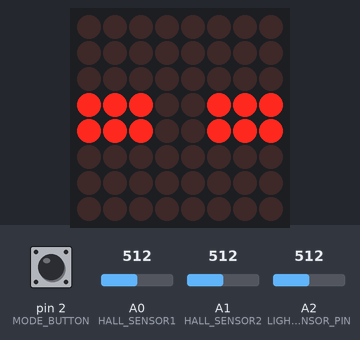
Simulated run of this sketch. Board: Arduino Uno, built with avr-gcc and run on an emulated ATmega328P. Parts: 8×8 LED matrix. Inputs (shaded band) come from the test bench; at power-on: A2 (LIGHTSENSOR_PIN) = 512, pin 2 (MODE_BUTTON) HIGH, A0 (HALL_SENSOR1) = 512, A1 (HALL_SENSOR2) = 512. What the sketch prints to the serial monitor is not drawn.

Above: at 1.3 s.
1.4 s: A2 (LIGHTSENSOR_PIN) set to 716
3.6 s: A2 (LIGHTSENSOR_PIN) set to 900
7.7 s: A2 (LIGHTSENSOR_PIN) set to 306
Timing chart, 0 to 10.6 s (numbered marks = the images above; inputs shaded):
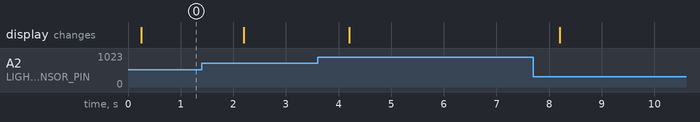

The sketch:

gear_display_hall.ino
```cpp
#include <LedControl.h>
#include <EEPROM.h>

#define DEBUG

// 8x8点阵屏引脚配置 (DIN, CLK, CS, 数量)
LedControl lc = LedControl(12, 11, 10, 1);

const int LIGHTSENSOR_PIN = A2;  // 光线传感器引脚
// 亮度级别配置
const int MIN_BRIGHTNESS = 0;      // 最暗亮度
const int MAX_BRIGHTNESS = 15;     // 最亮亮度
const int DARK_THRESHOLD = 200;    // 暗环境阈值
const int BRIGHT_THRESHOLD = 800;  // 亮环境阈值

// 霍尔传感器引脚
#define HALL_SENSOR1 A0
#define HALL_SENSOR2 A1

// 模式切换按钮
#define MODE_BUTTON 2

unsigned char font[38][8] = {
  { 0x3C, 0x42, 0x42, 0x42, 0x42, 0x42, 0x42, 0x3C },  //0
  { 0x08, 0x38, 0x08, 0x08, 0x08, 0x08, 0x08, 0x3E },  //1
  { 0x7E, 0x2, 0x2, 0x7E, 0x40, 0x40, 0x40, 0x7E },    //2
  { 0x3E, 0x2, 0x2, 0x3E, 0x2, 0x2, 0x3E, 0x0 },       //3
  { 0x8, 0x18, 0x28, 0x48, 0xFE, 0x8, 0x8, 0x8 },      //4
  { 0x3C, 0x20, 0x20, 0x3C, 0x4, 0x4, 0x3C, 0x0 },     //5
  { 0x3C, 0x20, 0x20, 0x3C, 0x24, 0x24, 0x3C, 0x0 },   //6
  { 0x3E, 0x22, 0x4, 0x8, 0x8, 0x8, 0x8, 0x8 },        //7
  { 0x0, 0x3E, 0x22, 0x22, 0x3E, 0x22, 0x22, 0x3E },   //8
  { 0x3E, 0x22, 0x22, 0x3E, 0x2, 0x2, 0x2, 0x3E },     //9
  { 0x8, 0x14, 0x22, 0x3E, 0x22, 0x22, 0x22, 0x22 },   //A
  { 0x3C, 0x22, 0x22, 0x3E, 0x22, 0x22, 0x3C, 0x0 },   //B
  { 0x3C, 0x40, 0x40, 0x40, 0x40, 0x40, 0x3C, 0x0 },   //C
  { 0x7C, 0x42, 0x42, 0x42, 0x42, 0x42, 0x7C, 0x0 },   //D
  { 0x7C, 0x40, 0x40, 0x7C, 0x40, 0x40, 0x40, 0x7C },  //E
  { 0x7C, 0x40, 0x40, 0x7C, 0x40, 0x40, 0x40, 0x40 },  //F
  { 0x3C, 0x40, 0x40, 0x40, 0x40, 0x44, 0x44, 0x3C },  //G
  { 0x44, 0x44, 0x44, 0x7C, 0x44, 0x44, 0x44, 0x44 },  //H
  { 0x7C, 0x10, 0x10, 0x10, 0x10, 0x10, 0x10, 0x7C },  //I
  { 0x3C, 0x8, 0x8, 0x8, 0x8, 0x8, 0x48, 0x30 },       //J
  { 0x0, 0x24, 0x28, 0x30, 0x20, 0x30, 0x28, 0x24 },   //K
  { 0x40, 0x40, 0x40, 0x40, 0x40, 0x40, 0x40, 0x7C },  //L
  { 0x81, 0xC3, 0xA5, 0x99, 0x81, 0x81, 0x81, 0x81 },  //M
  { 0x0, 0x42, 0x62, 0x52, 0x4A, 0x46, 0x42, 0x0 },    //N
  { 0x3C, 0x42, 0x42, 0x42, 0x42, 0x42, 0x42, 0x3C },  //O
  { 0x3C, 0x22, 0x22, 0x22, 0x3C, 0x20, 0x20, 0x20 },  //P
  { 0x1C, 0x22, 0x22, 0x22, 0x22, 0x26, 0x22, 0x1D },  //Q
  { 0x3C, 0x22, 0x22, 0x22, 0x3C, 0x24, 0x22, 0x21 },  //R
  { 0x0, 0x1E, 0x20, 0x20, 0x3E, 0x2, 0x2, 0x3C },     //S
  { 0x0, 0x3E, 0x8, 0x8, 0x8, 0x8, 0x8, 0x8 },         //T
  { 0x42, 0x42, 0x42, 0x42, 0x42, 0x42, 0x22, 0x1C },  //U
  { 0x42, 0x42, 0x42, 0x42, 0x42, 0x42, 0x24, 0x18 },  //V
  { 0x0, 0x49, 0x49, 0x49, 0x49, 0x2A, 0x1C, 0x0 },    //W
  { 0x0, 0x41, 0x22, 0x14, 0x8, 0x14, 0x22, 0x41 },    //X
  { 0x41, 0x22, 0x14, 0x8, 0x8, 0x8, 0x8, 0x8 },       //Y
  { 0x0, 0x7F, 0x2, 0x4, 0x8, 0x10, 0x20, 0x7F },      //Z
  { 0x8, 0x7F, 0x49, 0x49, 0x7F, 0x8, 0x8, 0x8 },      //中
  { 0xFE, 0xBA, 0x92, 0xBA, 0x92, 0x9A, 0xBA, 0xFE },  //国
};

unsigned char font2[][8] = {
  { 0x00, 0x3c, 0x66, 0x76, 0x6e, 0x66, 0x66, 0x3c },  // 0
  { 0x00, 0x18, 0x18, 0x1c, 0x18, 0x18, 0x18, 0x7e },  // 1
  { 0x00, 0x3c, 0x66, 0x60, 0x30, 0x0c, 0x06, 0x7e },  // 2
  { 0x00, 0x3c, 0x66, 0x60, 0x38, 0x60, 0x66, 0x3c },  // 3
  { 0x00, 0x30, 0x38, 0x34, 0x32, 0x7e, 0x30, 0x30 },  // 4 30307e3234383000
  { 0x00, 0x7e, 0x06, 0x06, 0x3e, 0x60, 0x66, 0x3c },
  { 0x00, 0x3c, 0x66, 0x06, 0x3e, 0x66, 0x66, 0x3c },
  { 0x00, 0x7e, 0x66, 0x66, 0x30, 0x30, 0x18, 0x18 },
  { 0x00, 0x3c, 0x66, 0x66, 0x3c, 0x66, 0x66, 0x3c },
  { 0x00, 0x3c, 0x66, 0x66, 0x7c, 0x60, 0x66, 0x3c },  // 9
  { 0x00, 0x3c, 0x66, 0x66, 0x7e, 0x66, 0x66, 0x66 },  // A
  { 0x00, 0x3e, 0x66, 0x66, 0x3e, 0x66, 0x66, 0x3e },  // B
  { 0x00, 0x3c, 0x66, 0x06, 0x06, 0x06, 0x66, 0x3c },  // C
  { 0x00, 0x3e, 0x66, 0x66, 0x66, 0x66, 0x66, 0x3e },  // D
  { 0x00, 0x7e, 0x06, 0x06, 0x3e, 0x06, 0x06, 0x7e },  // E
  { 0x00, 0x7e, 0x06, 0x06, 0x3e, 0x06, 0x06, 0x06 },  // F 0606063e06067e00
  { 0x00, 0x3c, 0x66, 0x06, 0x06, 0x76, 0x66, 0x3c },  // G
  { 0x00, 0x66, 0x66, 0x66, 0x7e, 0x66, 0x66, 0x66 },  // H
  { 0x00, 0x3c, 0x18, 0x18, 0x18, 0x18, 0x18, 0x3c },  // I
  { 0x00, 0x78, 0x30, 0x30, 0x30, 0x36, 0x36, 0x1c },  // J
  { 0x00, 0x66, 0x36, 0x1e, 0x0e, 0x1e, 0x36, 0x66 },  // K
  { 0x00, 0x06, 0x06, 0x06, 0x06, 0x06, 0x06, 0x7e },  // L
  { 0x00, 0xc6, 0xee, 0xfe, 0xd6, 0xc6, 0xc6, 0xc6 },  // M
  { 0x00, 0xc6, 0xce, 0xde, 0xf6, 0xe6, 0xc6, 0xc6 },  // N
  { 0x00, 0x3c, 0x66, 0x66, 0x66, 0x66, 0x66, 0x3c },  // O
  { 0x00, 0x3e, 0x66, 0x66, 0x66, 0x3e, 0x06, 0x06 },  // P
  { 0x00, 0x3c, 0x66, 0x66, 0x66, 0x76, 0x3c, 0x60 },  // Q
  { 0x00, 0x3e, 0x66, 0x66, 0x3e, 0x1e, 0x36, 0x66 },  // R
  { 0x00, 0x3c, 0x66, 0x06, 0x3c, 0x60, 0x66, 0x3c },  // S
  { 0x00, 0x7e, 0x5a, 0x18, 0x18, 0x18, 0x18, 0x18 },  // T
  { 0x00, 0x66, 0x66, 0x66, 0x66, 0x66, 0x66, 0x7c },  // U
  { 0x00, 0x66, 0x66, 0x66, 0x66, 0x66, 0x3c, 0x18 },  // V
  { 0x00, 0xc6, 0xc6, 0xc6, 0xd6, 0xfe, 0xee, 0xc6 },  // W
  { 0x00, 0xc6, 0xc6, 0x6c, 0x38, 0x6c, 0xc6, 0xc6 },  // X
  { 0x00, 0x66, 0x66, 0x66, 0x3c, 0x18, 0x18, 0x18 },  // Y
  { 0x00, 0x7e, 0x60, 0x30, 0x18, 0x0c, 0x06, 0x7e },  // Z
  { 0x00, 0x00, 0x00, 0xe7, 0xe7, 0x00, 0x00, 0x00 },  // null
};

/*
// 定义可读的图案创建宏
#define PATTERN(a, b, c, d, e, f, g, h) ((uint64_t)a << 56) | ((uint64_t)b << 48) | ((uint64_t)c << 40) | ((uint64_t)d << 32) | ((uint64_t)e << 24) | ((uint64_t)f << 16) | ((uint64_t)g << 8) | (uint64_t)h

const uint64_t PROGMEM IMAGES[] = {
  PATTERN(0x7E, 0x18, 0x18, 0x18, 0x1C, 0x18, 0x18, 0x18),  // 0
  PATTERN(0x7E, 0x06, 0x0C, 0x30, 0x60, 0x66, 0x3C, 0x00)   // 1
  // ...
};
*/
const uint64_t PROGMEM IMAGES1[] = {
  0x3c66666e76663c00,  // 0
  0x7e1818181c181800,  // 1
  0x7e060c3060663c00,  // 2
  0x3c66603860663c00,  // 3
  0x30307e3234383000,  // 4
  0x3c6660603e067e00,  // 5
  0x3c66663e06663c00,  // 6
  0x1818183030667e00,  // 7
  0x3c66663c66663c00,  // 8
  0x3c66607c66663c00,  // 9
  0x6666667e66663c00,  // A
  0x3e66663e66663e00,  // B
  0x3c66060606663c00,  // C
  0x3e66666666663e00,  // D
  0x7e06063e06067e00,  // E
  0x0606063e06067e00,  // F
  0x3c66760606663c00,
  0x6666667e66666600,
  0x3c18181818183c00,
  0x1c36363030307800,
  0x66361e0e1e366600,
  0x7e06060606060600,
  0xc6c6c6d6feeec600,
  0xc6c6e6f6decec600,
  0x3c66666666663c00,
  0x06063e6666663e00,
  0x603c766666663c00,
  0x66361e3e66663e00,
  0x3c66603c06663c00,
  0x18181818185a7e00,
  0x7c66666666666600,
  0x183c666666666600,
  0xc6eefed6c6c6c600,
  0xc6c66c386cc6c600,
  0x1818183c66666600,
  0x7e060c1830607e00,  // Z
};


// 要校准的字符索引 (R, N, 1-7)
const char chars[] = { 'R', 'N', '1', '2', '3', '4', '5', '6', '7' };
const int calibrationChars[] = { 27, 23, 1, 2, 3, 4, 5, 6, 7 };
const int numChars = sizeof(calibrationChars) / sizeof(calibrationChars[0]);

// 存储霍尔值的数据结构
struct HallData {
  int hall1;
  int hall2;
};

HallData savedValues[numChars];  // 存储的校准值
bool isSetupMode = false;        // 当前模式标志

unsigned long previousMillisA = 0;  // 上次执行任务A的时间
unsigned long previousMillisB = 0;  // 上次执行任务B的时间

const unsigned long intervalA = 1000;  // 任务A的间隔：1000毫秒
const unsigned long intervalB = 500;   // 任务B的间隔：500毫秒

void setup() {

#ifdef DEBUG

  Serial.begin(9600);

#endif

  // 初始化硬件
  pinMode(MODE_BUTTON, INPUT_PULLUP);
  pinMode(HALL_SENSOR1, INPUT);
  pinMode(HALL_SENSOR2, INPUT);

  // 初始化点阵屏
  lc.shutdown(0, false);
  lc.setIntensity(0, 8);
  lc.clearDisplay(0);

  // 检查模式按钮
  if (digitalRead(MODE_BUTTON) == LOW) {
    isSetupMode = true;
    runSetupMode();
  } else {
    loadCalibrationData();
    isSetupMode = false;
  }
}

void loop() {

  // runTestMode();
  // return;

  if (!isSetupMode) {
    runNormalMode();
  }
}

// ==== 测试代码

void runTestMode() {
  for (int j = 0; j < 36; j++) {
    displayChar(j);
    delay(1000);
  }
}

// ====== 设置模式 ======
void runSetupMode() {
  for (int i = 0; i < numChars; i++) {
    // 显示当前字符
    displayChar(calibrationChars[i]);

    // 采集霍尔值 (2秒内多次采样取平均)
    long sum1 = 0, sum2 = 0;
    int samples = 0;
    unsigned long startTime = millis();
    unsigned long deltaTime = 0;
    while (deltaTime < 3000) {
      if (deltaTime >= 1000) {
        sum1 += analogRead(HALL_SENSOR1);
        sum2 += analogRead(HALL_SENSOR2);
        samples++;
        delay(10);
      }
      deltaTime = millis() - startTime;
    }

    // 保存平均值
    savedValues[i].hall1 = sum1 / samples;
    savedValues[i].hall2 = sum2 / samples;

    Serial.print("i: ");
    Serial.print(i);
    Serial.print(", hall1: ");
    Serial.print(savedValues[i].hall1);
    Serial.print(", hall2: ");
    Serial.println(savedValues[i].hall2);
  }

  // 保存数据到EEPROM
  saveCalibrationData();

  // 设置完成提示
  for (int i = 0; i < 3; i++) {
    lc.clearDisplay(0);
    delay(200);
    displayChar(8);  // 显示完成符号 (数字8)
    delay(500);
  }

  isSetupMode = false;
}

// ====== 运行模式 ======
void runNormalMode() {

  unsigned long currentMillis = millis();

  // 任务A：每1000毫秒执行一次
  if (previousMillisA == 0 || currentMillis - previousMillisA >= intervalA) {
    previousMillisA = currentMillis;
    taskAutoUpdateLEDBrightness();
  }

  // 任务B：每500毫秒执行一次
  if (previousMillisB == 0 || currentMillis - previousMillisB >= intervalB) {
    previousMillisB = currentMillis;
    taskUpdateGearDisplay();
  }
}

void taskUpdateGearDisplay() {
  // 读取霍尔传感器
  int hall1 = analogRead(HALL_SENSOR1);
  int hall2 = analogRead(HALL_SENSOR2);
  // 寻找最匹配的字符
  int bestMatch = findBestMatch(hall1, hall2);

  if (digitalRead(MODE_BUTTON) == LOW) {
    Serial.print("hall1: ");
    Serial.print(hall1);
    Serial.print(", hall2: ");
    Serial.println(hall2);
    Serial.print("match: ");
    Serial.println(chars[bestMatch]);
  }

  // 显示匹配的字符
  if (bestMatch >= 0) {
    displayChar(calibrationChars[bestMatch]);
  } else {
    displayCharForNull();
  }

  // delay(500);  // 适当延时减少刷新率
}

// ======= 屏幕亮度自动调节 ===========
void taskAutoUpdateLEDBrightness() {
  // 1. 读取光线传感器
  int lightLevel = analogRead(LIGHTSENSOR_PIN);


  // 2. 根据光线计算亮度
  int brightness = calculateBrightness(lightLevel);

  // 3. 更新LED亮度
  lc.setIntensity(0, brightness);

#ifdef DEBUG
  // 4. 在串口显示调试信息
  Serial.print("光线值: ");
  Serial.print(lightLevel);
  Serial.print(" | 亮度级: ");
  Serial.println(brightness);
#endif

  // 5. 每秒更新一次
  // delay(1000);

  /*
  // TEST
  int lightLevel1 = analogRead(HALL_SENSOR1);
  // 2. 根据光线计算亮度
  int brightness1 = calculateBrightness(lightLevel1);
  // 3. 更新LED亮度
  lc.setIntensity(0, brightness1);

#ifdef DEBUG
  // 4. 在串口显示调试信息
  Serial.print("光线值: ");
  Serial.print(lightLevel);
  Serial.print(" | 亮度级: ");
  Serial.println(brightness);
#endif
*/
}

// 根据光线值计算亮度级别
int calculateBrightness(int lightLevel) {
  // 黑暗环境：最大亮度
  if (lightLevel < DARK_THRESHOLD) {
    return MAX_BRIGHTNESS;
  }
  // 明亮环境：最小亮度
  else if (lightLevel > BRIGHT_THRESHOLD) {
    return MIN_BRIGHTNESS;
  }
  // 中等环境：线性渐变
  else {
    // 将光线值映射到亮度范围
    return map(lightLevel, DARK_THRESHOLD, BRIGHT_THRESHOLD,
               MAX_BRIGHTNESS, MIN_BRIGHTNESS);
  }
}


// ====== 辅助函数 ======

void displayCharForNull() {
  displayChar(36);
}

// 在点阵屏上显示字符
void displayChar(int charIndex) {
  for (int row = 0; row < 8; row++) {
    // 字体从下往上排，我们从下往上读
    byte val = font2[charIndex][row];
    // 显示前反转位顺序
    lc.setRow(0, row, reverseBits(val));
  }
}
byte reverseBits(byte b) {
  b = (b & 0xF0) >> 4 | (b & 0x0F) << 4;
  b = (b & 0xCC) >> 2 | (b & 0x33) << 2;
  b = (b & 0xAA) >> 1 | (b & 0x55) << 1;
  return b;
}

void displayImage(int index) {
  uint64_t image = IMAGES1[index];
  for (int i = 0; i < 8; i++) {
    byte row = (image >> i * 8) & 0xFF;
    for (int j = 0; j < 8; j++) {
      lc.setLed(0, i, j, bitRead(row, j));
    }
  }
}

// 寻找最佳匹配的字符
int findBestMatch(int hall1, int hall2) {
  int bestIndex = -1;
  int minDiff = 10000;  // 初始设置为大数

  for (int i = 0; i < numChars; i++) {
    // 计算差值 (曼哈顿距离)
    int diff = abs(hall1 - savedValues[i].hall1) + abs(hall2 - savedValues[i].hall2);

    if (diff < minDiff) {
      minDiff = diff;
      bestIndex = i;
      Serial.print(i);
      Serial.print(", find diff: ");
      Serial.println(minDiff);
    }
  }
  if (minDiff > 20) {
    return -1;
  }
  return bestIndex;
}

// 保存校准数据到EEPROM
void saveCalibrationData() {
  int addr = 0;
  for (int i = 0; i < numChars; i++) {
    EEPROM.put(addr, savedValues[i]);
    addr += sizeof(HallData);
  }
}

// 从EEPROM加载校准数据
void loadCalibrationData() {
  int addr = 0;
  for (int i = 0; i < numChars; i++) {
    EEPROM.get(addr, savedValues[i]);
    addr += sizeof(HallData);

    Serial.print("i: ");
    Serial.print(i);
    Serial.print(", hall1: ");
    Serial.print(savedValues[i].hall1);
    Serial.print(", hall2: ");
    Serial.println(savedValues[i].hall2);
  }
}
```
